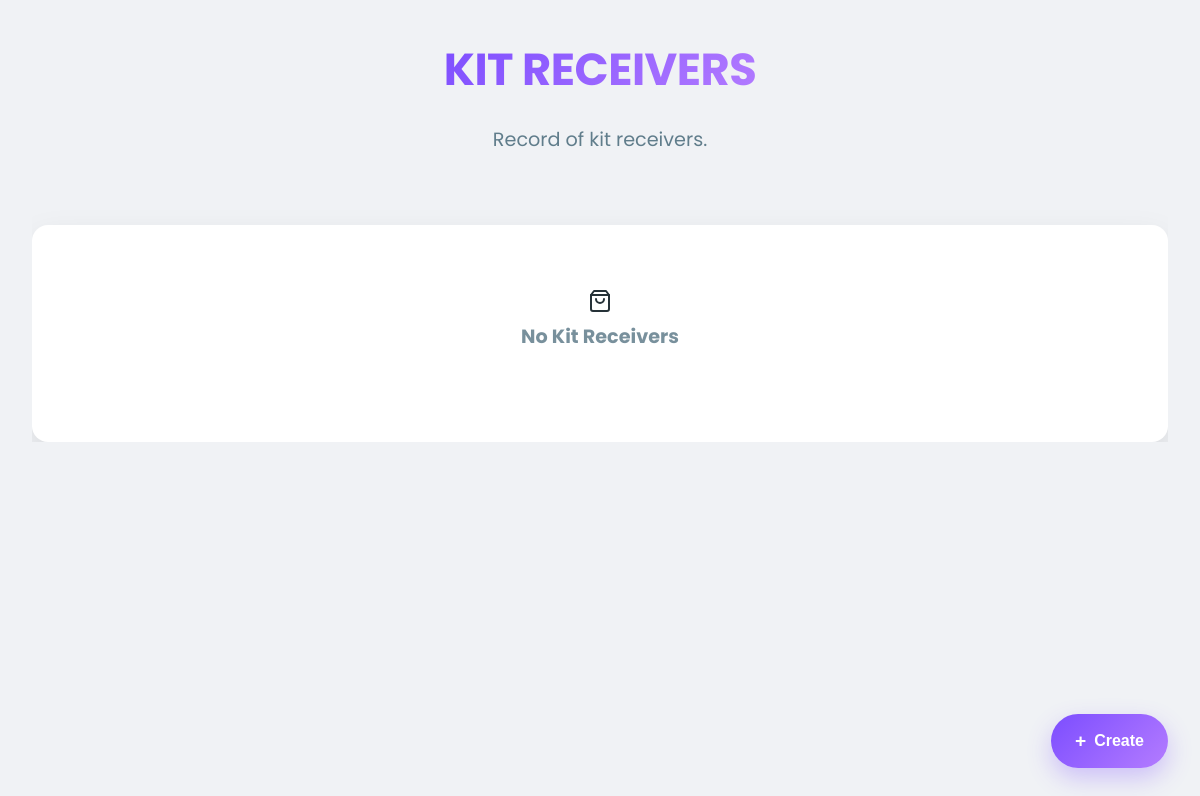
The page /dashboard/kit_receivers/ (signed in) on the database as committed earlier.
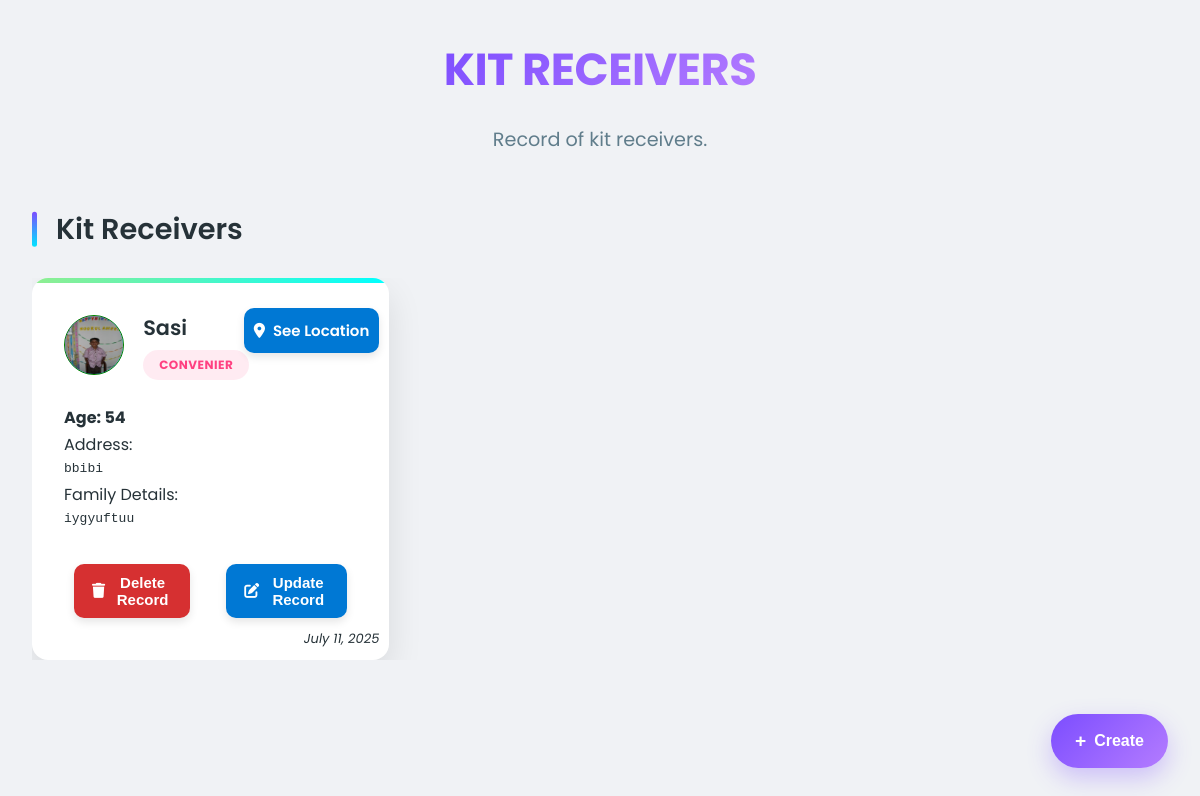
The same page on the database as committed later.
### dashboard/models.py (models this page shows, shortened)
class KitReceiverModel(models.Model):
    user=models.ForeignKey(User,on_delete=models.CASCADE)
    name=models.CharField(max_length=30)
    age=models.IntegerField()
    family=models.TextField()
    address=models.TextField()
    location=models.URLField(max_length=255)
    photo=models.ImageField(upload_to="kit/")
    announced_date=models.DateField(auto_now_add=True)

### users/models.py (models this page shows, shortened)
class UserProfile(models.Model):
    GENDER_CHOICE=(
        ("","Select the gender"),
        ("male","male"),
        ("female","female"),
    )
    ROLE_CHOICE=(
        ("public_user","public_user"),
        ("member","member"),
        ("coordinator","coordinator"),
        ("convenier","convenier"),
    )
    user=models.OneToOneField(User,on_delete=models.CASCADE)
    phone_number=models.CharField(max_length=10,null=True,blank=True)
    role=models.CharField(max_length=20,choices=ROLE_CHOICE,default="public_user")
    gender=models.CharField(max_length=10,choices=GENDER_CHOICE,null=True,blank=True)
    address=models.TextField(null=True,blank=True)
    created_at=models.DateTimeField(auto_now_add=True)
    photo=models.ImageField(upload_to="profile_pics/",null=True,blank=True)

### dashboard/views.py (the view)
# urls.py: path("kit_receivers/",views.kitReceivers,name="kit_receivers"),
@login_required(login_url="users:login")
def kitReceivers(req):
    if (req.user.userprofile.role not in ["convenier","coordinator"]):
        return HttpResponseRedirect("/dashboard/")
    if (req.method=="POST"):
        form=kitReceiverForm(req.POST,req.FILES)
        if form.is_valid():
            kit=form.save(commit=False)
            kit.user=req.user
            kit.save()
            return JsonResponse({
                "status":"success",
                "title":"New entry uploaded",
                "message":"The new entry for kit receivers is successfully submitted."
            })
        else:
            error=form_errors(form)
            return JsonResponse({
                "status":"error",
                "title":"Entry submission failed",
                "message":error
            })
    else:
        form=kitReceiverForm()
    cntx={
        "form":form,
        "kit":KitReceiverModel.objects.all()
    }
    return render(req,"dashboard/kit.html",context=cntx)

### templates/dashboard/kit.html (shortened to what this page needs)
<!DOCTYPE html>
<html lang="en">
    {% load static %}
<head>
     <link rel="stylesheet" href="https://cdnjs.cloudflare.com/ajax/libs/font-awesome/6.5.0/css/all.min.css">
</head>
<body>
    <div class="container">
        <header>
            <h1>KIT RECEIVERS</h1>
            <p class="subtitle">Record of kit receivers.</p>
        </header>
        {% if request.user.userprofile.role == "convenier" or request.user.userprofile.role == "coordinator" %}
            <aside>
                <button type="button" id="create_finance" onclick="openModal()">Create</button>
            </aside>
        {% endif %}
        {% if kit %}
            <div class="section-header">
                <h2 class="section-title">Kit Receivers</h2>
            </div>
            <div class="user-grid">
                {% for i in kit %}
                <div class="user-card">
                    <div class="user-header">
                        {% if i.photo %}
                            <img src="{{i.photo.url}}" alt="{{i.name}}" class="user-avatar">
                        {% else %}
                            <div class="user-avatar"></div>
                        {% endif %}
                        <div class="user-info">
                            <div class="user-name">{{ i.name }}</div>
                            <span class="user-role role-coordinator">{{i.user.userprofile.role}}</span>
                        </div>
                    </div>
                    <div class="user-details">
                        <b class="age">Age: {{i.age}}</b>
                        <p>Address: <pre class="address">{{i.address}}</pre></p>
                        <p>Family Details: <pre class="family">{{i.family}}</pre></p>
                        <i class="time">{{i.announced_date}}</i>
                    </div>
                    <a href="{{i.location}}" target="_blank" class="custom-btn location">
                        <i class="fas fa-location-dot"></i>See Location
                    </a>
                    {% if i.user == request.user or request.user.userprofile.role == "convenier" %}
                        <div class="action-buttons">
                            <button class="custom-btn btn-delete-rec" data-userid="{{i.id}}" onclick="deleteKit(this)">
                                <i class="fas fa-trash"></i> Delete Record
                            </button>
                            <button class="custom-btn" style="background: #0078D4;color: #fff;" data-kitid="{{i.id}}" onclick="updateKit(this)">
                                <i class="fas fa-edit"></i> Update Record
                            </button>
                        </div>
                    {% endif %}
                </div>
                {% endfor %}
            </div>
        {% else %}
            <div class="user-grid">
                <div class="empty-state">
                    <i data-feather="shopping-bag"></i>
                    <h3 class="empty-text">No Kit Receivers</h3>
                </div>
            </div>
        {% endif %}
    </div>
</body>
</html>

Rows that differ between the two databases and show on the page:
added KitReceiverModel: photo (picture), name "Sasi", user.userprofile.role "CONVENIER", age "54", address "bbibi", family "iygyuftuu", announced_date "July 11, 2025"
Other text that changed with them:
text no longer shown: "No Kit Receivers"
text now shown: "Kit Receivers"
